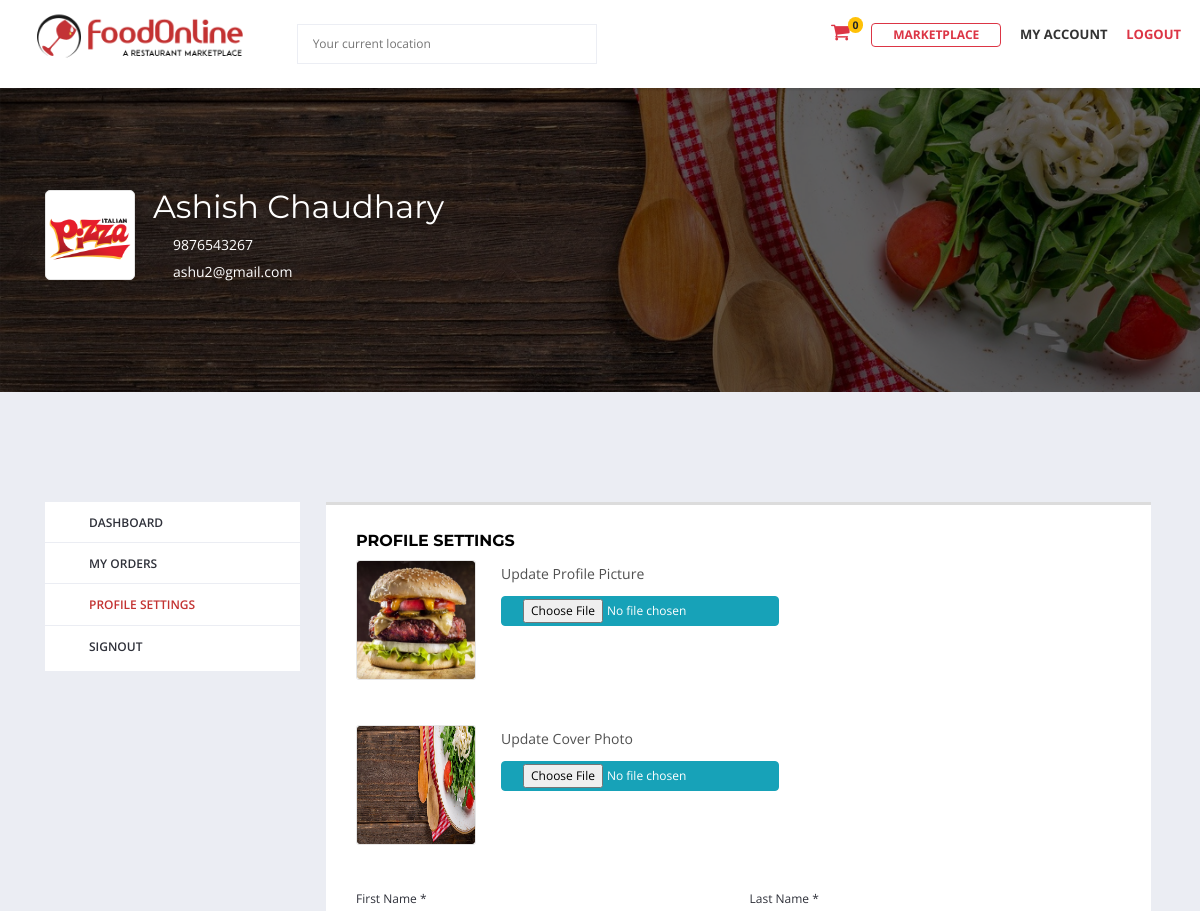
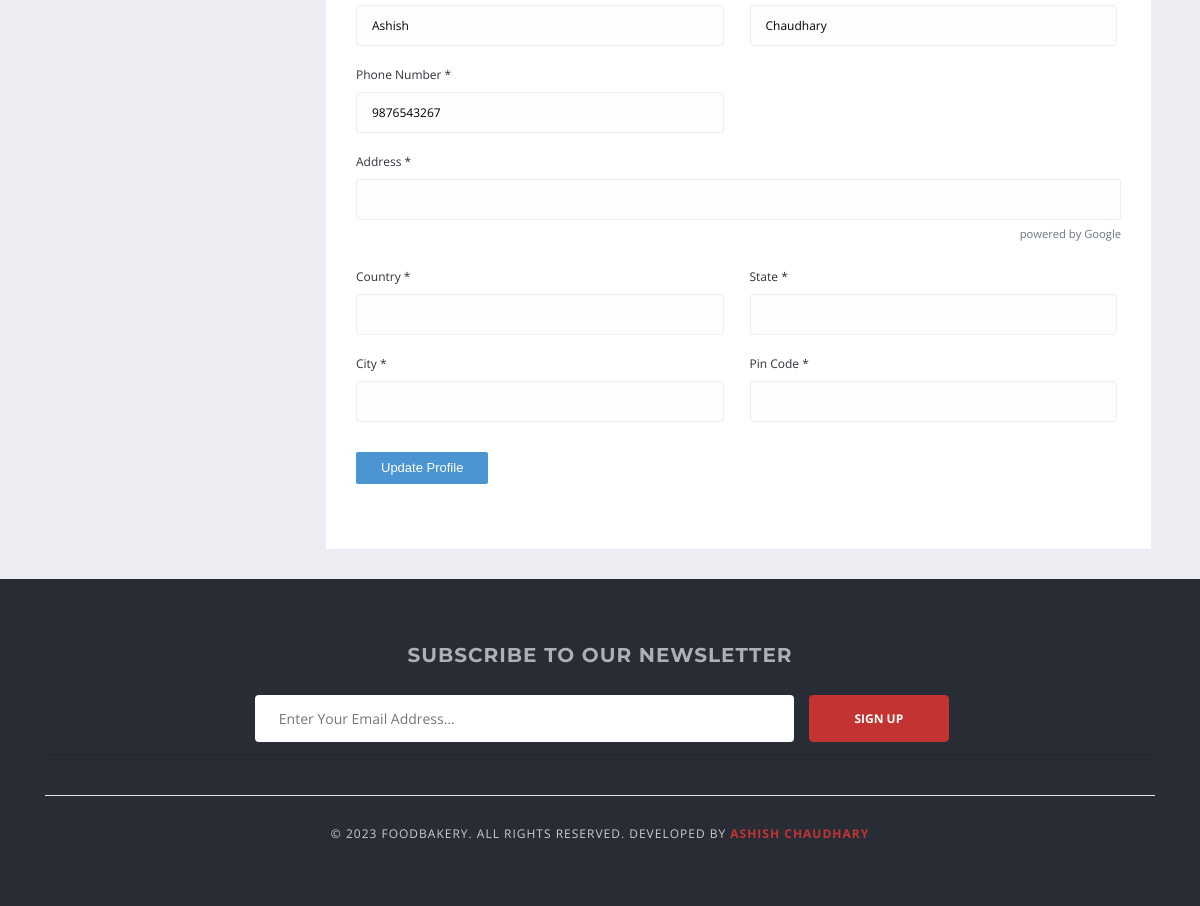
/customer/profile/ (signed in), run on the app's committed database (2 pictures, top to bottom).
### account/models.py (models this page shows, shortened)
class User(AbstractBaseUser):
    VENDOR = 1
    CUSTOMER = 2
    ROLE_CHOICE=(
        (VENDOR,'Vendor'),
        (CUSTOMER,'Customer')
    )
    first_name = models.CharField(max_length=50)
    last_name = models.CharField(max_length=50)
    username = models.CharField(unique=True,max_length=100)
    email = models.EmailField(unique=True, max_length=254)
    phone_number = models.CharField(max_length=15)
    role = models.PositiveSmallIntegerField(choices=ROLE_CHOICE, blank=True, null=True)
    date_joined = models.DateTimeField(auto_now_add=True)
    last_login = models.DateTimeField(auto_now_add=True)
    created_date = models.DateTimeField(auto_now_add=True)
    modified_date = models.DateTimeField(auto_now_add=True)
    is_admin = models.BooleanField(default=False)
    is_staff = models.BooleanField(default=False)
    is_active = models.BooleanField(default=False)
    is_superadmin = models.BooleanField(default=False)
    USERNAME_FIELD= 'email'
    REQUIRED_FIELDS= ['username','first_name','last_name']
    objects=UserManager()

class UserProfile(models.Model):
    user = models.OneToOneField(User, on_delete=models.CASCADE)
    address = models.CharField(blank=True, max_length=300)
    profile_picture = models.ImageField(blank=True, null=True, upload_to='users/profile_pictures')
    cover_picture = models.ImageField(blank=True, null=True, upload_to='users/cover_photos')
    city = models.CharField(blank=True, max_length=20)
    state = models.CharField(blank=True, max_length=20)
    country = models.CharField(blank=True, max_length=20)
    pin_code = models.CharField(blank=True, null=True, max_length=6)
    created_at = models.DateTimeField(auto_now_add=True)
    modified_at = models.DateTimeField(auto_now=True)

### customer/views.py (the view)
# urls.py: path('profile/', views.cprofile, name='cprofile'),
@login_required(login_url='login')
def cprofile(request):
    profile = get_object_or_404(UserProfile,user=request.user)
    if request.method == 'POST':
        profile_form = UserProfileForm(request.POST, request.FILES, instance=profile)
        user_form = UserInfoForm(request.POST, instance=request.user)
        if profile_form.is_valid() and user_form.is_valid():
            profile_form.save()
            user_form.save()
            messages.success(request,'Profile has been Updated!')
            return redirect('cprofile')
        else:
            print(profile_form.errors)
            print(user_form.errors)
    else:
        profile_form = UserProfileForm(instance = profile)
        user_form = UserInfoForm(instance = request.user)
    context = {
        'profile_form':profile_form ,
        'user_form':user_form,
        'profile':profile
    }
    return render(request, 'customer/cprofile.html',context)

### templates/customer/cprofile.html (shortened to what this page needs)
{% extends 'base.html' %}
{% load static %}
{% block content %}
<div class="main-section">
    {% include 'customer/cover.html' %}
    <div class="page-section account-header buyer-logged-in">
        <div class="container">
            <div class="row">
                <div class="col-lg-3 col-md-3 col-sm-12 col-xs-12">
                    {% include 'includes/c_sidebar.html' %}
                </div>
                <div class="col-lg-9 col-md-9 col-sm-12 col-xs-12">
                    <div class="user-dashboard loader-holder">
                        <div class="user-holder">
                            <h5 class="text-uppercase">Profile Settings</h5>
                            <form action="{% url 'cprofile' %}" method="POST" enctype="multipart/form-data">
                                <div class="form-fields-set">
                                    <ul>
                                        <li>
                                            <div class="row">
                                                <div class="col-lg-12 col-md-12 col-sm-12 col-xs-12">
                                                    <div class="restaurant-info">
                                                        <div class="img-holder">
                                                            <ul class="foodbakery-gallery-holder">
                                                                <li class="gal-img">
                                                                    <div class="drag-list">
                                                                        <div class="item-thumb">
                                                                            {% if profile.profile_picture %}
                                                                            <img class="thumbnail" src="{{profile.profile_picture.url}}" alt="Profile Picture">
                                                                            {% else %}
                                                                            <img class="thumbnail" src="{% static 'images/default-profile.png' %}" alt="Profile Picture">
                                                                            {% endif %}
                                                                        </div>
                                                                    </div>
                                                                </li>
                                                            </ul>
                                                        </div>
                                                        <div class="text-holder">
                                                            <label>Update Profile Picture</label>
                                                            <div class="upload-gallery">
                                                                {{profile_form.profile_picture}}
                                                            </div>
                                                        </div>
                                                    </div>
                                                </div>
                                                <div class="col-lg-12 col-md-12 col-sm-12 col-xs-12">
                                                    <div class="restaurant-info">
                                                        <div class="img-holder">
                                                            <ul class="foodbakery-gallery-holder">
                                                                <li class="gal-img">
                                                                    <div class="drag-list">
                                                                        <div class="item-thumb">
                                                                            {% if profile.cover_picture %}
																					<img class="thumbnail" src="{{profile.cover_picture.url}}" alt="Cover Photo">
																			{% else %}
																					<img class="thumbnail" src="{% static 'images/default-cover.png' %}" alt="Cover Photo">
																			{% endif %}
                                                                        </div>
                                                                    </div>
                                                                </li>
                                                            </ul>
                                                        </div>
                                                        <div class="text-holder">
                                                            <label>Update Cover Photo</label>
                                                            <div class="upload-gallery">
                                                                {{profile_form.cover_picture}}
                                                            </div>
                                                        </div>
                                                    </div>
                                                </div>
                                                <div class="col-lg-6 col-md-6 col-sm-12 col-xs-12">
                                                    <div class="field-holder">
                                                        <label>First Name *</label>
                                                        {{user_form.first_name}}
                                                    </div>
                                                </div>
                                                <div class="col-lg-6 col-md-6 col-sm-12 col-xs-12">
                                                    <div class="field-holder">
                                                        <label>Last Name *</label>
                                                        {{user_form.last_name}}
                                                    </div>
                                                </div>
                                                <div class="col-lg-6 col-md-6 col-sm-12 col-xs-12">
                                                    <div class="field-holder">
                                                        <label>Phone Number *</label>
                                                        {{user_form.phone_number}}
                                                    </div>
                                                </div>
                                                <div class="col-lg-12 col-md-12 col-sm-12 col-xs-12">
                                                    <div class="field-holder">
                                                        <label>Address *</label>
                                                        {{profile_form.address}}
                                                        <small class="text-muted float-right">powered by Google</small>
                                                    </div>
                                                </div>
                                                <div class="col-lg-6 col-md-6 col-sm-12 col-xs-12">
                                                    <div class="field-holder">
                                                        <label>Country *</label>
                                                        {{profile_form.country}}
                                                    </div>
                                                </div>
                                                <div class="col-lg-6 col-md-6 col-sm-12 col-xs-12">
                                                    <div class="field-holder">
                                                        <label>State *</label>
                                                        {{profile_form.state}}
                                                    </div>
                                                </div>
                                                <div class="col-lg-6 col-md-6 col-sm-12 col-xs-12">
                                                    <div class="field-holder">
                                                        <label>City *</label>
                                                        {{profile_form.city}}
                                                    </div>
                                                </div>
                                                <div class="col-lg-6 col-md-6 col-sm-12 col-xs-12">
                                                    <div class="field-holder">
                                                        <label>Pin Code *</label>
                                                        {{profile_form.pin_code}}
                                                    </div>
                                                </div>
                                            </div>
                                        </li>
                                    </ul>
                                    <div>
                                        <div class="field-holder">
                                            <div class="payment-holder input-button-loader">
                                                <input type="submit" value="Update Profile">
                                            </div>
                                        </div>
                                    </div>
                                </div>
                            </form>
                        </div>
                    </div>
                </div>
            </div>
        </div>
    </div>
</div>
{% endblock %}

### templates/customer/cover.html
{% load static %}
<div class="page-section restaurant-detail-image-section" style=" background: url({% if user_profile.cover_picture %}{{ user_profile.cover_picture.url }} {% else %} {% static 'images/default-cover.png' %} {% endif %} ) no-repeat scroll 0 0 / cover;">
    <div class="container">
        <div class="row">
            <div class="col-lg-12 col-md-12 col-sm-12 col-xs-12">
                <div class="company-info-detail">
                    <div class="company-info">
                        <div class="img-holder">
                            <figure>
                                {% if user_profile.profile_picture %}
                                <img src="{{ user_profile.profile_picture.url }}" alt="Profile Picture">
                                {% else %}
                                <img src="{% static 'extra-images/listing-logo18.png' %}" alt="">
                                {% endif %}
                            </figure>
                        </div>
                        <div class="text-holder">
                            <span class="restaurant-title">{{ user.first_name }} {{ user.last_name }}</span>
                            <div class="text">
                                <i class="icon-phone"></i>
                                <p>{{ user.phone_number }}</p>
                                <i class="icon-envelope"></i>
                                <p>{{ user.email }}</p>
                            </div>
                        </div>
                    </div>
                </div>
            </div>
        </div>
    </div>
</div>

### data on the page
User: first_name "Ashish", last_name "Chaudhary", phone_number "9876543267", email "ashu2@gmail.com"

### other printed values
{{ cart_count }} "0"
